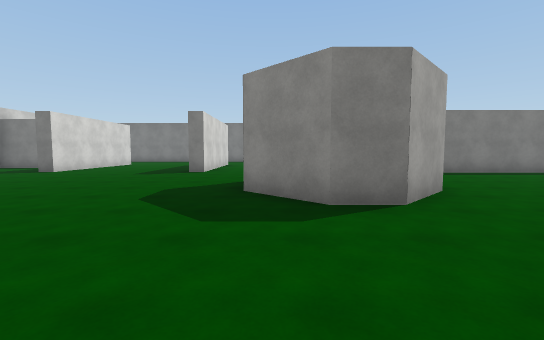
[1] (above)

23 first-person views from a walk through a 3-D level made in the Unity game engine. The camera is 1.4 m above the floor, tilts 4° down and sees 90° across. The floor is counted in squares, 2 m on a side. Each view is taken from the middle of a square. On the plan, view 1 faces up. The plan holds only what a view shows up to about 9 squares ahead; the rest is blank. The place goes on beyond the plan. Surface patterns are stand-ins for the level's own textures.

[2]
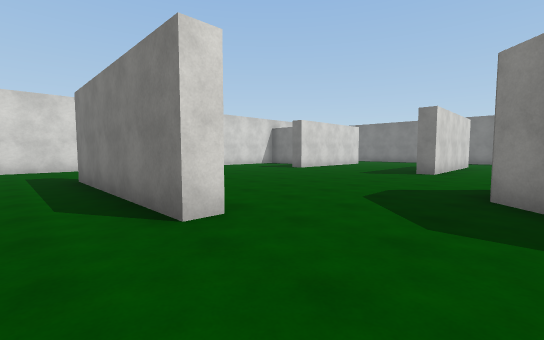

[3]
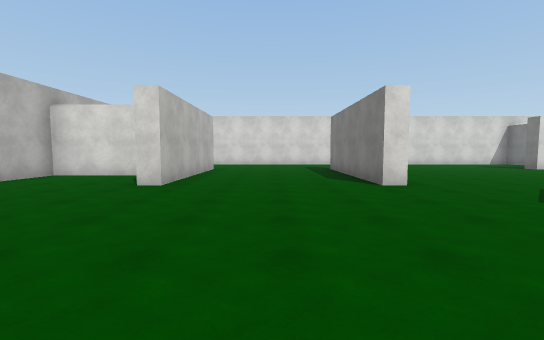

[4]
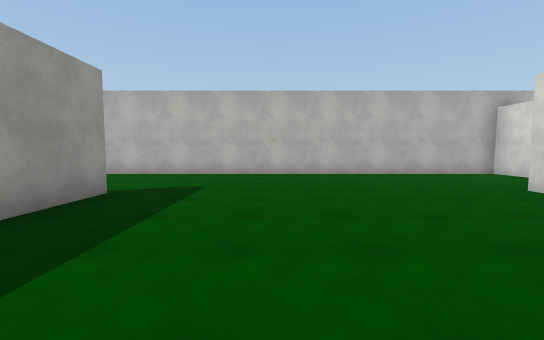

[5]
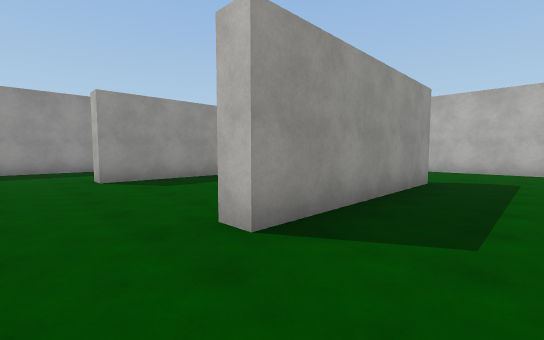

[6]
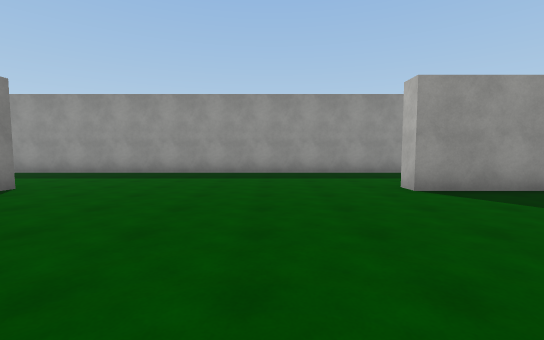

[7]
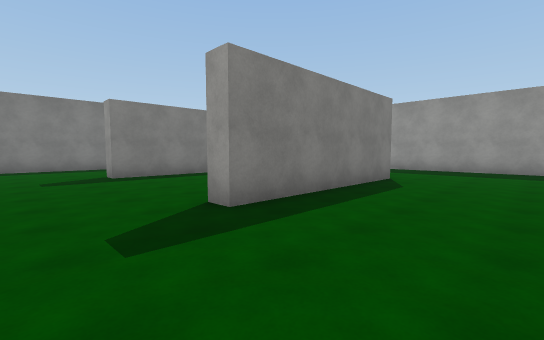

[8]
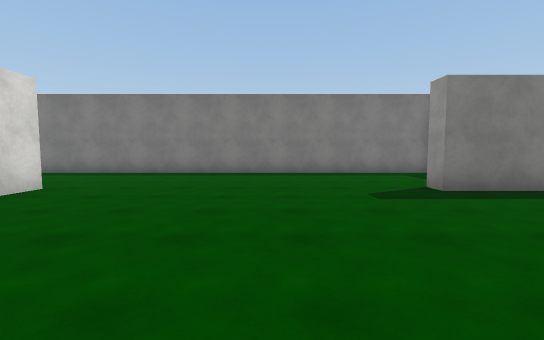

[9]
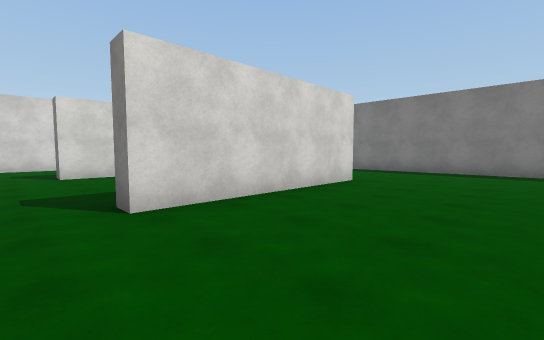

[10]
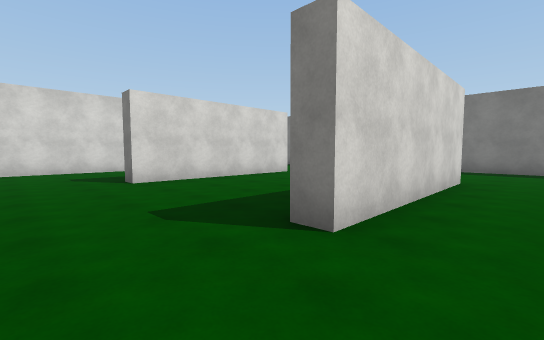

[11]
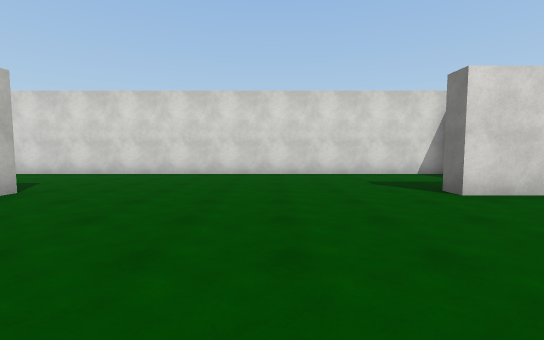

[12]
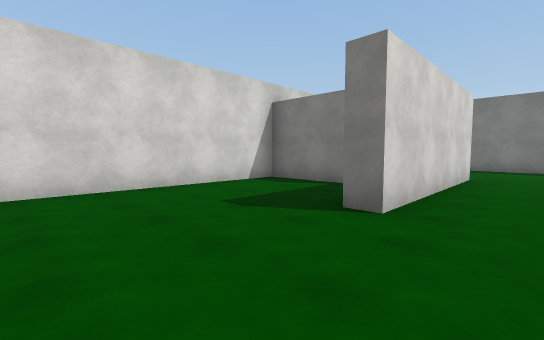

[13]
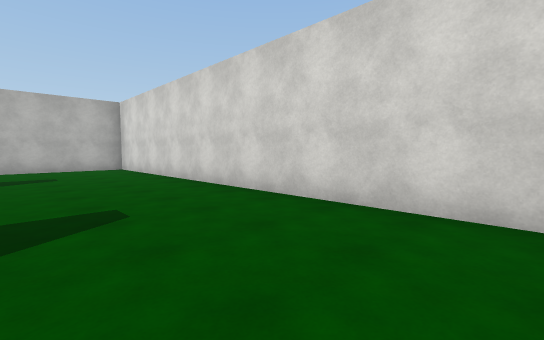

[14]
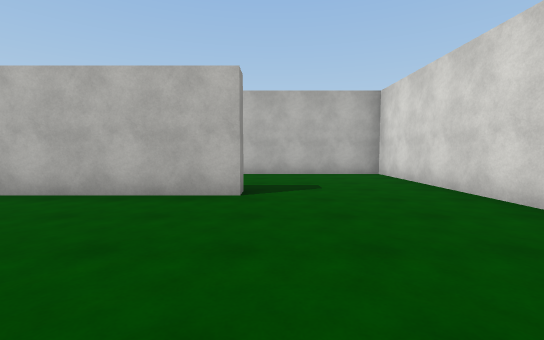

[15]
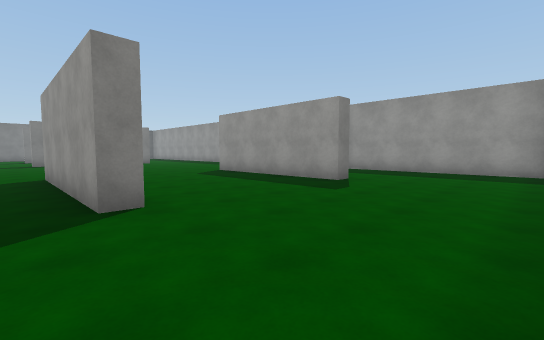

[16]
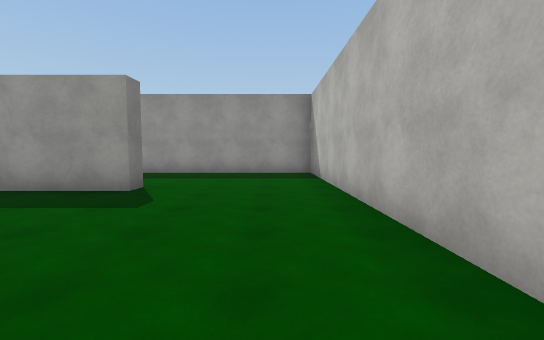

[17]
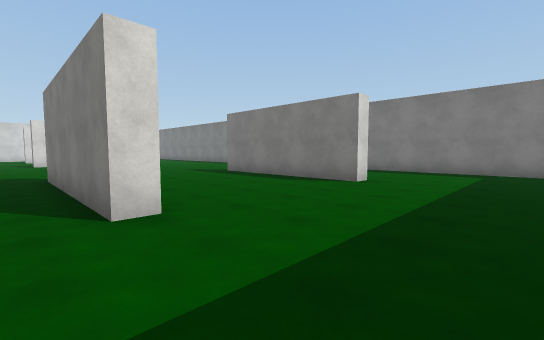

[18]
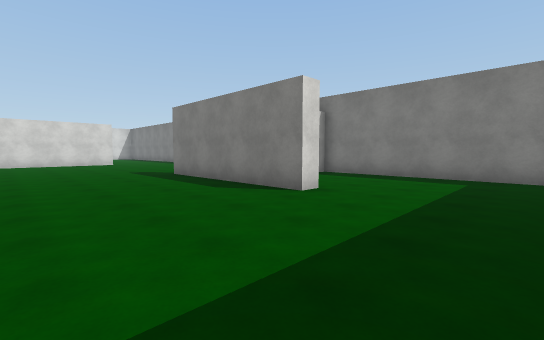

[19]
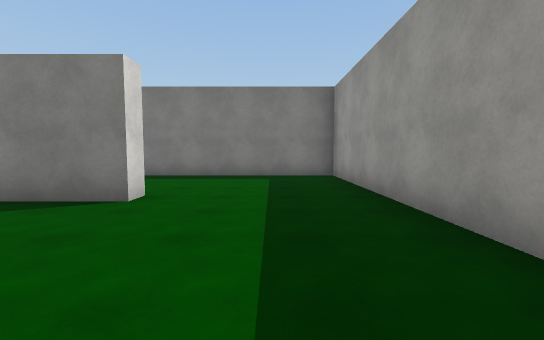

[20]
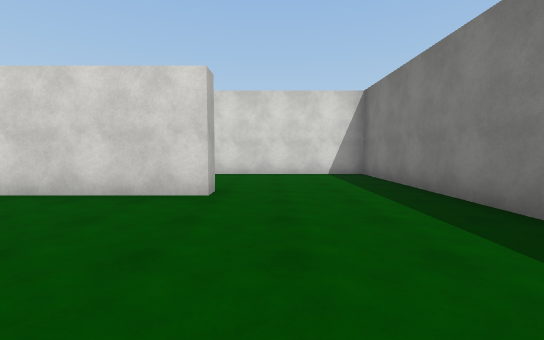

[21]
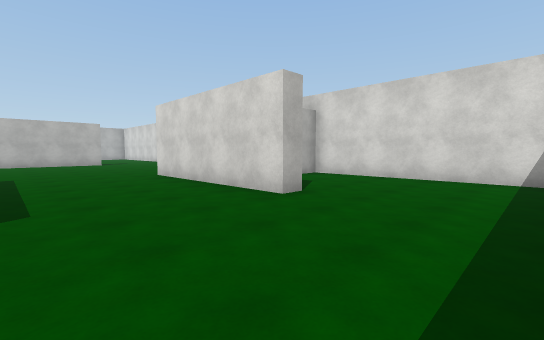

[22]
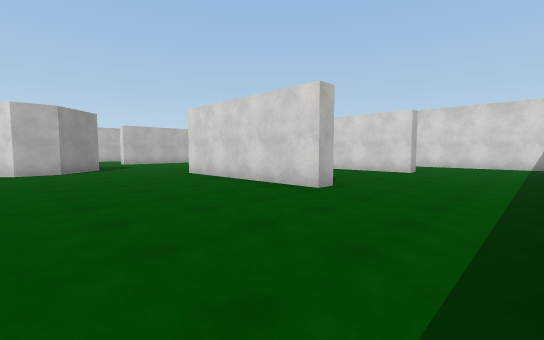

[23]
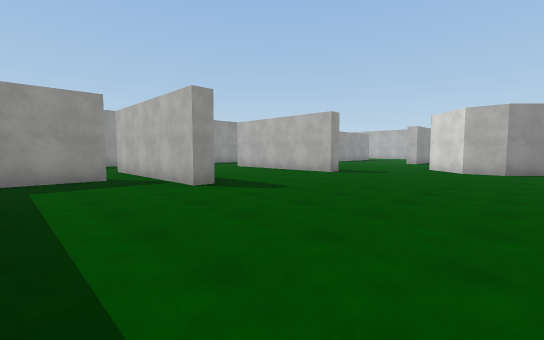

### Floor plan
Points are (right, up) in squares from view 1. A wall is a line through its corners. A room is listed if a view was taken in it or the views show most of it. See-through windows are left out.
Room 1 (views 1, 2, 3, 4, 5, 6, 7, 8, 9, 10, 11, 12, 13, 14, 15, 16, 17, 18, 19, 20, 21, 22, 23)
walls: (0, 6.2) (0.7, 7) (1.7, 7) (2.3, 6.5); (3, 4.8) (1.8, 3.5) (0.8, 3.5) (-0.5, 4.7); (-2.5, 1.9) (-2.5, 1.3) (-7.5, 1.3); (5, 13.8) (5, 14.2) (10, 14.2) (10, 13.8) (5, 13.8); (-2.9, 14) (-2.2, 14) (-2.2, 9) (-2.8, 9); (10, 9.4) (10, 8.7) (5, 8.7) (5, 9.2); (7.2, 15.1) (7.2, 17.1); (-9, 11.3) (-11.3, 11.3) (-11.3, -7.3) (-7.1, -7.3); (-7.9, 14) (-7.2, 14) (-7.2, 9) (-7.8, 9); (5.4, -3.5) (4.7, -3.5) (4.7, 1.5) (5.2, 1.5); (7.1, 17.8) (-11.3, 17.8) (-11.3, 11.8) (-10.5, 11.8); (-4.8, -4.8) (-4.8, -7.3) (13.8, -7.3) (13.8, -1.8); (-7.5, -3.8) (-7.5, -3.2) (-2.5, -3.2) (-2.5, -3.8); (10.2, -3.5) (9.7, -3.5) (9.7, 1.5) (10.2, 1.5); (13.8, -0.2) (13.8, 17.8) (8, 17.8)
ways out: gap at (-9, 11)

Positions as (right, up) in squares from view 1, and headings:
1: (0, 0), facing up
2: (0, 0), facing up-left
3: (3, -1), facing left
4: (2, 1), facing down
5: (3, 3), facing down-right
6: (5, 4), facing right
7: (3, 6), facing up-right
8: (2, 9), facing up
9: (1, 8), facing up-left
10: (-1, 7), facing up-left
11: (-3, 6), facing left
12: (-6, 6), facing up-left
13: (-8, 4), facing down-left
14: (-8, 1), facing down
15: (4, -7), facing up-right
16: (5, -6), facing right
17: (13, 8), facing up-left
18: (13, 10), facing up-left
19: (12, 10), facing up
20: (-3, 15), facing left
21: (-4, 17), facing down-left
22: (2, 17), facing down-left
23: (0, 17), facing down-right
